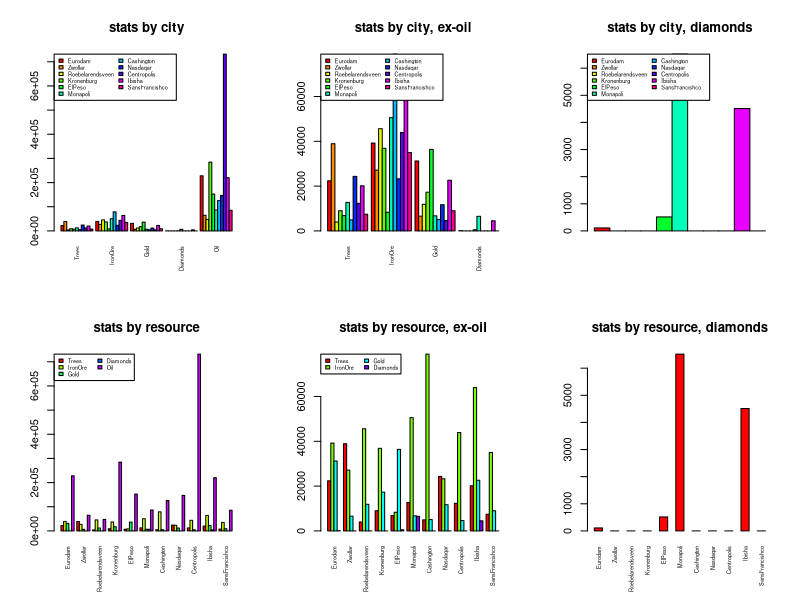

This chart was generated by the following R code:
# Data source
#	http://newspaper.miniconomy.net/2011/02/25/statistics-44/
# Todo
#	use margins as on http://www.cyclismo.org/tutorial/R/tables.html#manipulations
#	use rose plot as on http://addictedtor.free.fr/graphiques/RGraphGallery.php?graph=123

x=read.csv("resources_data.csv",header=T,row.names=1)
pdf("resources_plot.pdf");
layout(mat=matrix(seq(1,6),2,3,byrow=T))#,width=lcm(5),height=lcm(10))
barplot_ <- function(height,main) {
barplot(height=height,legend=T,beside=T,main=main,col=rainbow(nrow(height)),las=3,args.legend=list(ncol=2,cex=0.5,x="topleft"),cex.names=0.5)
}

main_pre='stats by city'
barplot_(as.matrix(x[-nrow(x),]),main=main_pre)
barplot_(as.matrix(x[-nrow(x),-which(colnames(x)=="Oil")]),main=sprintf('%s, ex-oil',main_pre))
temp=as.matrix(x[-nrow(x),which(colnames(x)=="Diamonds")])
rownames(temp)=rownames(x[-nrow(x),])
barplot_(temp,main=sprintf('%s, diamonds',main_pre))

main_pre='stats by resource'
barplot_(t(as.matrix(x[-nrow(x),])),main=main_pre)
barplot_(t(as.matrix(x[-nrow(x),-which(colnames(x)=="Oil")])),main=sprintf('%s, ex-oil',main_pre))
temp=t(as.matrix(x[-nrow(x),which(colnames(x)=="Diamonds")]))
colnames(temp)=rownames(x[-nrow(x),])
barplot_(temp,main=sprintf('%s, diamonds',main_pre))

dev.off()
